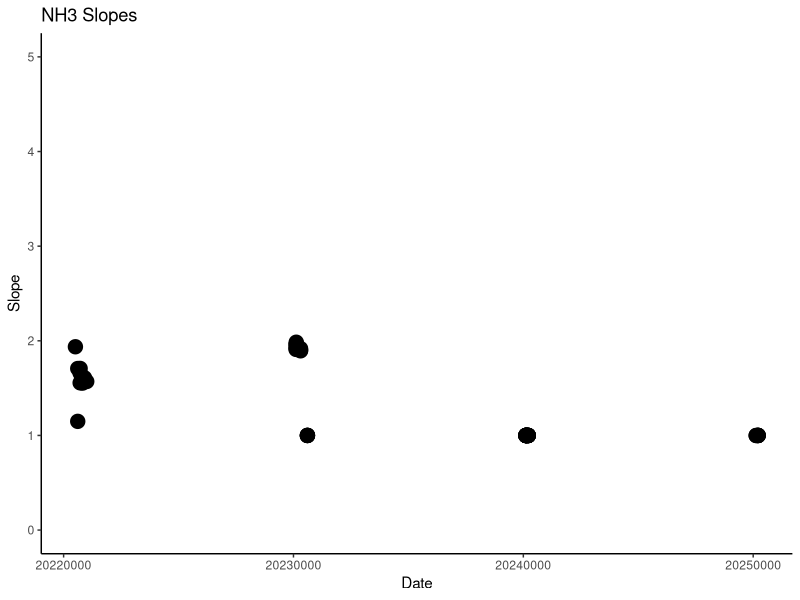
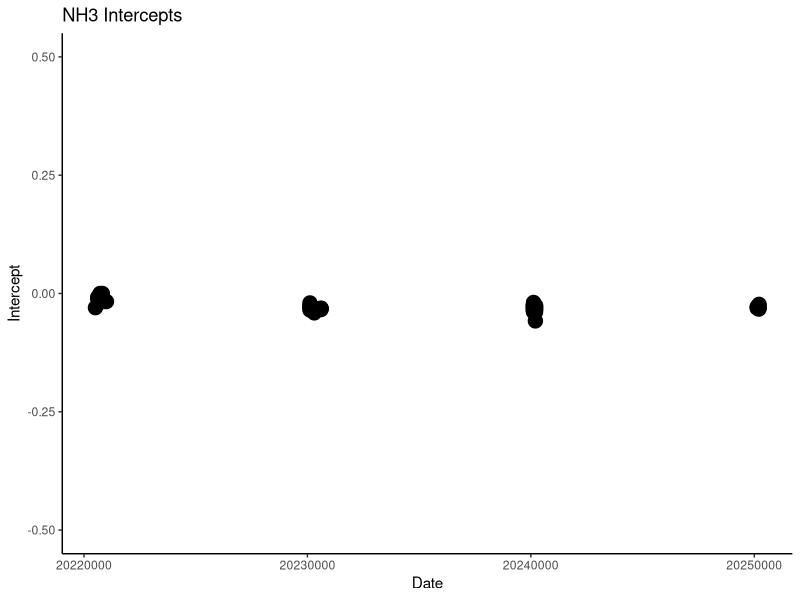
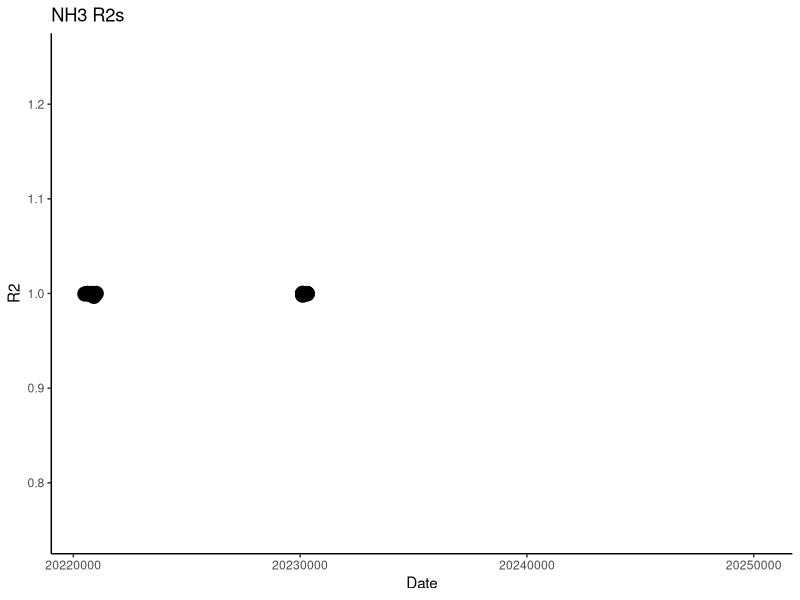
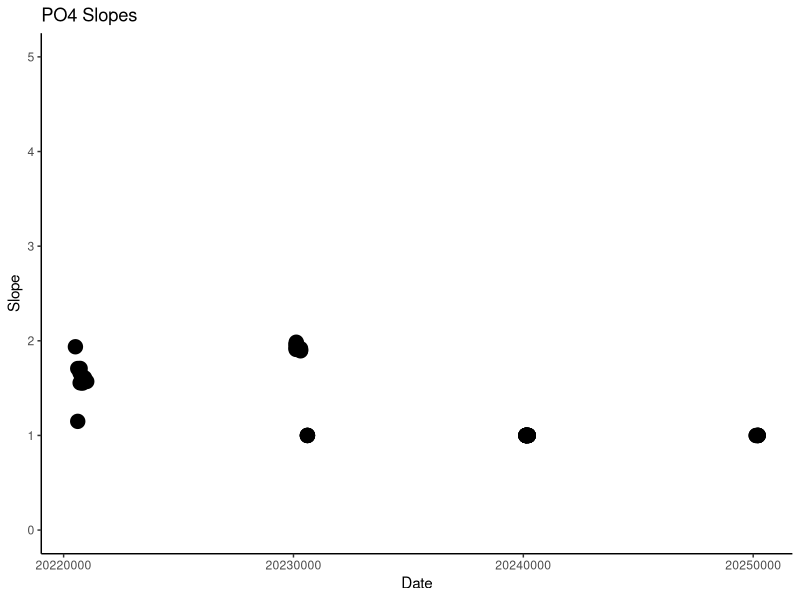
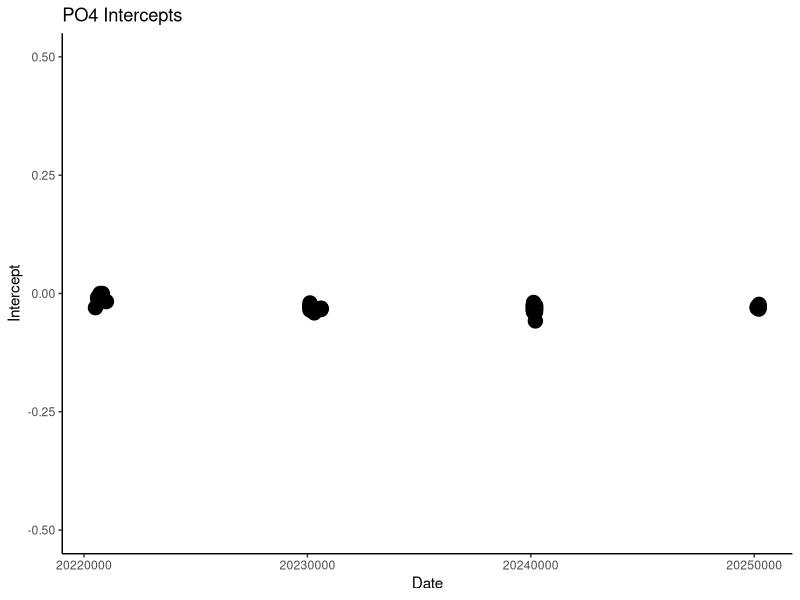
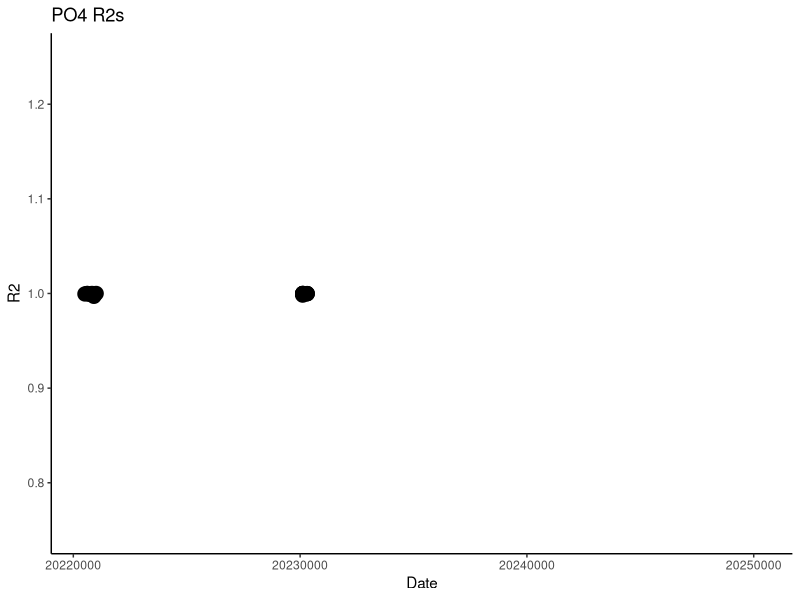
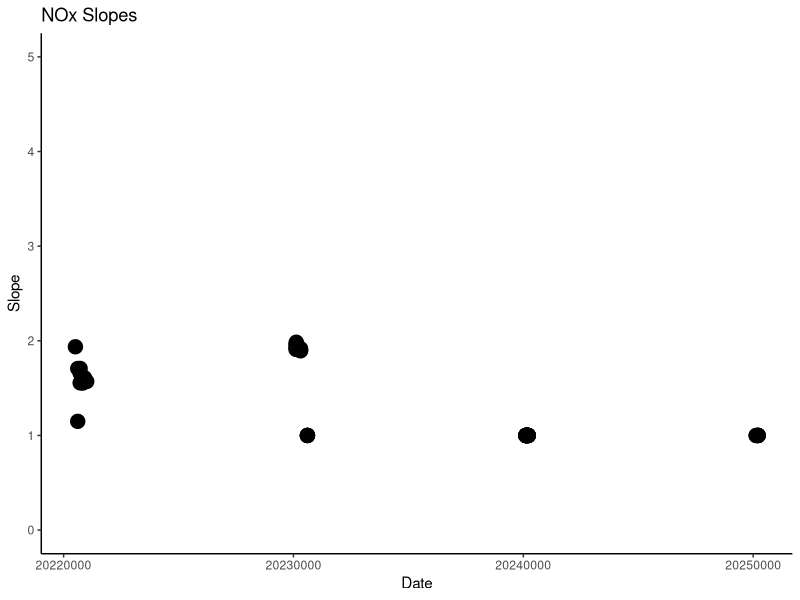
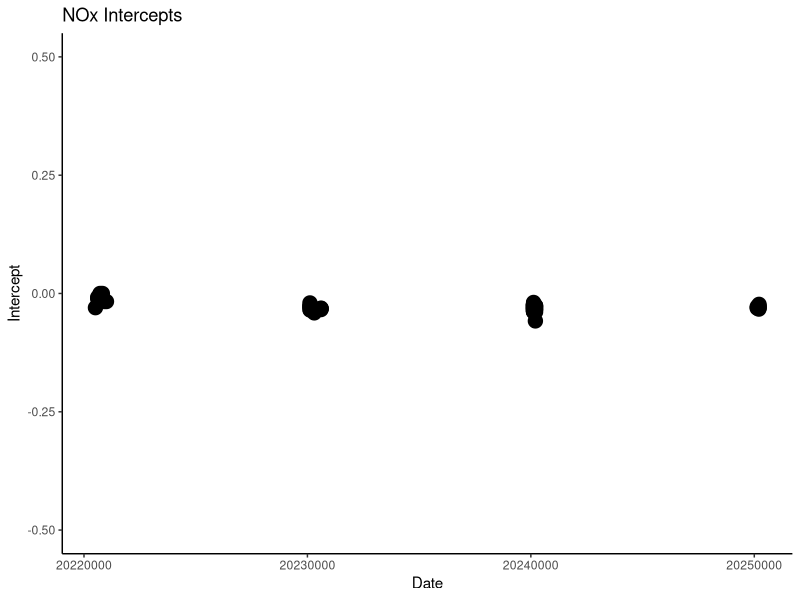

The R script that drew these images, in order: (Note: this script raises an error after producing the figures.)
## ---- chunk 1
knitr::opts_chunk$set(echo = TRUE)
## ---- chunk 2
#######################################################################################
####### COMPASS Synoptic 
####### Chesapeake Bay Sites
####### Data Analysis Code: Porewater Nutrients 
####### MONTH: August 2022
##############################################################################################


############################# Information ##################################
#Author: Stephanie J. Wilson
#Edited: 20220727

#Samples taken from Lysimeters & Sippers at CB Synoptic Sites
#Samples were filtered with 0.45 uM, kept on ice, frozen until analysis
#Field Protocol: 
#Samples Analyzed on a SEAL discrete auto analyzer 
#Lab Protocol: https://docs.google.com/document/d/1VaJT7Wb9AcdmM1tgsR_9ZtQ6kwcaoNmp/edit?usp=sharing&ouid=108994740386869376571&rtpof=true&sd=true
#NOx method = https://drive.google.com/file/d/1sicqBFnzVxmDd5I2_pu8s8pj7iNOAuhF/view?usp=sharing
#NH4 method = https://drive.google.com/file/d/1ENGemUEvm_rffZqv3lz9BjD0pAMX5nzu/view?usp=sharing
#PO4 method = https://drive.google.com/file/d/1m3gXDZnJoIo_QmyhvZG4HRgGShCzm9Wq/view?usp=sharing
#Units from SEAL = mg/L and converted to uMoles/L
## ---- chunk 3
library(ggplot2)
library(data.table)

#read in datafile with all the slopes 
qlog <- read.csv("Raw Data/SERC_SEAL_STDs_Log.csv")
head(qlog)

#pull out each method 
qNH3 <- qlog[qlog$Analysis %like% "NH3", ]
head(qNH3)

qPO4 <- qlog[qlog$Analysis %like% "PO4", ]
head(qPO4)

qNOx <- qlog[qlog$Analysis %like% "V-Nox", ]
head(qNOx)

########### NH3
#plot the slopes to make sure there are no crazy outliers 
slope1 <- ggplot(data=qNH3, aes(x=Date, y=Slope)) +
           #geom_line()+
            geom_point(aes(size=3)) + 
            theme_classic() + ylim(0, 5) + 
           theme(legend.position="none") + 
           ggtitle("NH3 Slopes")
  
slope1

#plot the intercepts to make sure there are no crazy outliers 
int1 <- ggplot(data=qNH3, aes(x=Date, y=Intercept)) +
  #geom_line()+
  geom_point(aes(size=3)) + 
  theme_classic() + ylim(-0.5,0.5) + 
  theme(legend.position="none")+ 
  ggtitle("NH3 Intercepts")

int1

#plot the R2s to make sure there are no crazy outliers 
Rsq1 <- ggplot(data=qNH3, aes(x=Date, y=R2)) +
  #geom_line()+
  geom_point(aes(size=3)) + 
  theme_classic() + ylim(0.75, 1.25) + 
  theme(legend.position="none")+ 
  ggtitle("NH3 R2s")

Rsq1

########### PO4
slope2 <- ggplot(data=qNH3, aes(x=Date, y=Slope)) +
  #geom_line()+
  geom_point(aes(size=3)) + 
  theme_classic() + ylim(0, 5) + 
  theme(legend.position="none")+ 
  ggtitle("PO4 Slopes")

slope2

#plot the intercepts to make sure there are no crazy outliers 
int2 <- ggplot(data=qNH3, aes(x=Date, y=Intercept)) +
  #geom_line()+
  geom_point(aes(size=3)) + 
  theme_classic() + ylim(-0.5,0.5) + 
  theme(legend.position="none")+ 
  ggtitle("PO4 Intercepts")

int2

#plot the R2s to make sure there are no crazy outliers 
Rsq2 <- ggplot(data=qNH3, aes(x=Date, y=R2)) +
  #geom_line()+
  geom_point(aes(size=3)) + 
  theme_classic() + ylim(0.75, 1.25) + 
  theme(legend.position="none")+ 
  ggtitle("PO4 R2s")

Rsq2

########### NOx
slope3 <- ggplot(data=qNH3, aes(x=Date, y=Slope)) +
  #geom_line()+
  geom_point(aes(size=3)) + 
  theme_classic() + ylim(0, 5) + 
  theme(legend.position="none")+ 
  ggtitle("NOx Slopes")

slope3

#plot the intercepts to make sure there are no crazy outliers 
int3 <- ggplot(data=qNH3, aes(x=Date, y=Intercept)) +
  #geom_line()+
  geom_point(aes(size=3)) + 
  theme_classic() + ylim(-0.5,0.5) + 
  theme(legend.position="none")+ 
  ggtitle("NOx Intercepts")

int3

#plot the R2s to make sure there are no crazy outliers 
Rsq3 <- ggplot(data=qNH3, aes(x=Date, y=R2)) +
  #geom_line()+
  geom_point(aes(size=3)) + 
  theme_classic() + ylim(0.75, 1.25) + 
  theme(legend.position="none")+ 
  ggtitle("NOx R2s")

Rsq3



## ---- chunk 4


#packages:
library(ggplot2)
library(dplyr)
library(data.table)
library(matrixStats)
library(gridExtra)
library(ggpubr)
library(grid)

## ---- chunk 5
#read in data 
file1 <- read.csv("Raw Data/SEAL_COMPASS_Synoptic_NH3_PO4_202209_1.csv")
#Quick look at dataframe
head(file1)
#take out only the columns that we need 
dat1 <- file1[ ,c(1,4,6,7, 12, 13)]
# assigning new names to the columns of the data frame
colnames(dat1) <- c('Run_Info','Sample_Name','Conc', "Abs", "Units", "Test")
head(dat1)


#read in data 
file2 <- read.csv("Raw Data/SEAL_COMPASS_Synoptic_NH3_PO4_202209_2.csv")
#Quick look at dataframe
head(file2)
#take out only the columns that we need 
dat2 <- file2[ ,c(1,4,6,7, 12, 13)]
# assigning new names to the columns of the data frame
colnames(dat2) <- c('Run_Info','Sample_Name','Conc', "Abs", "Units", "Test")
head(dat2)


#read in data 
file3 <- read.csv("Raw Data/SEAL_COMPASS_Synoptic_NH3_PO4_202209_3.csv")
#Quick look at dataframe
head(file3)
#take out only the columns that we need 
dat3 <- file3[ ,c(1,4,6,7, 12, 13)]
# assigning new names to the columns of the data frame
colnames(dat3) <- c('Run_Info','Sample_Name','Conc', "Abs", "Units", "Test")
head(dat3)


alldat <- rbind(dat1, dat2, dat3)

#Pull out standards 
stds <- alldat[alldat$Sample_Name %like% "Standard", ]
head(stds)


#Pull out samples 
alldat2 <- alldat[alldat$Sample_Name %like% "MSM_", ]
alldat2 <- rbind(alldat2, (alldat[alldat$Sample_Name %like% "GWI_", ]))
alldat2 <- rbind(alldat2, (alldat[alldat$Sample_Name %like% "GCrew_", ]))
head(alldat2)

## ---- chunk 6

#read in data 
Nfile1 <- read.csv("Raw Data/SEAL_COMPASS_Synoptic_NOx_202209_1.csv")
#Quick look at dataframe
head(Nfile1)
#take out only the columns that we need 
Ndat1 <- Nfile1[ ,c(1,4,6,7, 12, 13)]
# assigning new names to the columns of the data frame
colnames(Ndat1) <- c('Run_Info','Sample_Name','Conc', "Abs", "Units", "Test")
head(Ndat1)


#read in data 
Nfile2 <- read.csv("Raw Data/SEAL_COMPASS_Synoptic_NOx_202209_2.csv")
#Quick look at dataframe
head(Nfile2)
#take out only the columns that we need 
Ndat2 <- Nfile2[ ,c(1,4,6,7, 12, 13)]
# assigning new names to the columns of the data frame
colnames(Ndat2) <- c('Run_Info','Sample_Name','Conc', "Abs", "Units", "Test")
head(Ndat2)


#read in data 
Nfile3 <- read.csv("Raw Data/SEAL_COMPASS_Synoptic_NOx_202209_3.csv")
#Quick look at dataframe
head(Nfile3)
#take out only the columns that we need 
Ndat3 <- Nfile3[ ,c(1,4,6,7, 12, 13)]
# assigning new names to the columns of the data frame
colnames(Ndat3) <- c('Run_Info','Sample_Name','Conc', "Abs", "Units", "Test")
head(Ndat3)


Nalldat <- rbind(Ndat1, Ndat2, Ndat3)

#Pull out standards 
Nstds <- Nalldat[Nalldat$Sample_Name %like% "Standard", ]
head(Nstds)


#Pull out samples 
Nalldat2 <- Nalldat[Nalldat$Sample_Name %like% "MSM_", ]
Nalldat2 <- rbind(Nalldat2, (Nalldat[Nalldat$Sample_Name %like% "GWI_", ]))
Nalldat2 <- rbind(Nalldat2, (Nalldat[Nalldat$Sample_Name %like% "GCrew_", ]))
head(Nalldat2)


## ---- chunk 7

N_mw <- 14.0067   # molecular weight of N 

P_mw <- 30.973762  # molecular weight of P 

Con1 <- 1000       # conversion factor value

Con2 <- 1000000    # conversion factor value 

## ---- chunk 8
head(alldat2)
head(Nalldat2)

#subset by test
NH4samples <- subset(alldat2, Test == "Ammonia 2")
head(NH4samples)

PO4samples <- subset(alldat2, Test == "o-PHOS 0.3")
head(PO4samples)

NOXsamples <- subset(Nalldat2, Test == "Vanadium NOx")
head(NOXsamples)


NH4samples$Conc_uM <- (((as.numeric(NH4samples$Conc))/Con1)/N_mw)*Con2
head(NH4samples)

PO4samples$Conc_uM <- (((as.numeric(PO4samples$Conc))/Con1)/N_mw)*Con2
head(PO4samples)

NOXsamples$Conc_uM_raw <- (((as.numeric(NOXsamples$Conc))/Con1)/N_mw)*Con2
head(NOXsamples)

#add step to make negative values equal to bd (below detection) and replace with zeros 
NOXsamples$Conc_uM <- ifelse(NOXsamples$Conc_uM_raw<0, 0, (NOXsamples$Conc_uM_raw) )
head(NOXsamples)
## ---- chunk 9

#pull out the columns we want from each dataframe 
NH4_pull <- NH4samples[ ,c(2,3,7) ]
head(NH4_pull)

PO4_pull <- PO4samples[ ,c(2,3,7) ]
head(PO4_pull)

NOX_pull <- NOXsamples[ ,c(2,3,8) ]
head(NOX_pull)


#Bring all this data back together: 
all_data <- merge(NH4_pull, PO4_pull, by="Sample_Name", all.x=TRUE)
all_data <- merge(all_data, NOX_pull, by="Sample_Name", all.x=TRUE)
head(all_data)

colnames(all_data) <- c("Sample_Name", "NH3_mgL", "NH3_uM", "PO4_mgL", "PO4_uM", "NOx_mgL", "NOx_uM")
head(all_data)


#add in an if then statement that tells us if they are within the range of the test - check this after doing this line
all_data$NH3_range <- ifelse(all_data$NH3_mgL<0.02, "bdl",  ifelse(all_data$NH3_mgL>2, "adl", "Within_Range")) 
all_data$PO4_range <- ifelse(all_data$PO4_mgL<0.003, "bdl",  ifelse(all_data$PO4_mgL>3, "adl", "Within_Range")) 
all_data$NOx_range <- ifelse(all_data$NOx_mgL<0.025, "bdl",  ifelse(all_data$NOx_mgL>1, "adl", "Within_Range"))
head(all_data)
## ---- chunk 10
#plot data to get a sense of any outliers 
NH3look <- ggplot(data=all_data, aes(x=Sample_Name, y=NH3_uM)) +
  geom_bar(stat="identity") + 
  theme_classic() + ylim(-10, 200) + 
  theme(legend.position="none") + 
  ggtitle("Sample NH3 Concentrations")
NH3look

PO4look <- ggplot(data=all_data, aes(x=Sample_Name, y=PO4_uM)) +
  geom_bar(stat="identity") + 
  theme_classic() + ylim(-2, 50) + 
  theme(legend.position="none") + 
  ggtitle("Sample PO4 Concentrations")
PO4look

NOXlook <- ggplot(data=all_data, aes(x=Sample_Name, y=NOx_uM)) +
  geom_bar(stat="identity") + 
  theme_classic() + ylim(-2, 2) + 
  theme(legend.position="none") + 
  ggtitle("Sample NOx Concentrations")
NOXlook


## ---- chunk 11

head(all_data)

# out <- all_data[ ,c(1,3,5,7,8,9,10)]
out <- all_data
head(out)

#for steph <- pull out identifiers of the sample names 
#pull the sample ID and separate it by the underscores 
IDs <- data.frame(do.call('rbind', strsplit(as.character(out$Sample_Name),'_',fixed=TRUE)))
colnames(IDs) <- c("Site", "Date", "Zone", "Replicate", "Depth")
IDs$Month <- "September"
head(IDs)
IDs$"NA" <- NULL

#rejoin them to the dataframe
alldat <- cbind(IDs, out)
head(alldat)



## ---- chunk 12

#Export Data

write.csv(alldat, file="Processed Data/COMPASS_SynopticCB_Nutrients_202209.csv")

